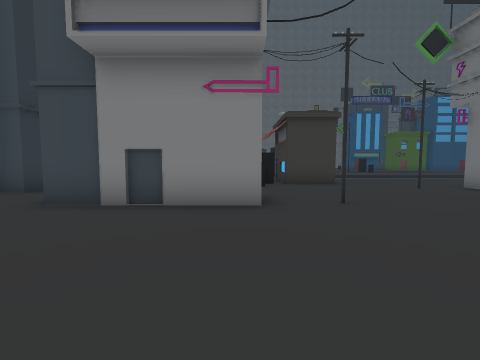
view 1 (above)

20 first-person views from a walk through a scene from a Unity 3-D project. The camera is 1.5 m above the floor, tilts 4° down and sees 90° across. Doors are open. The floor is counted in squares, 2 m on a side. Each view is taken from the middle of a square. On the plan, view 1 faces up. The plan holds only what a view shows up to about 9 squares ahead; the rest is blank. The place goes on beyond the plan. The player is left out. Some surface patterns are stand-ins.

view 2
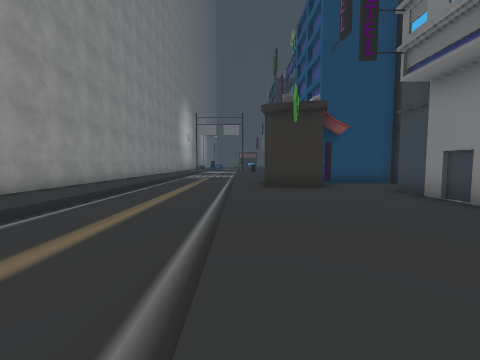

view 3
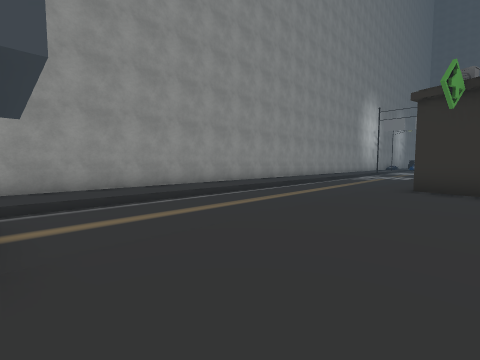

view 4
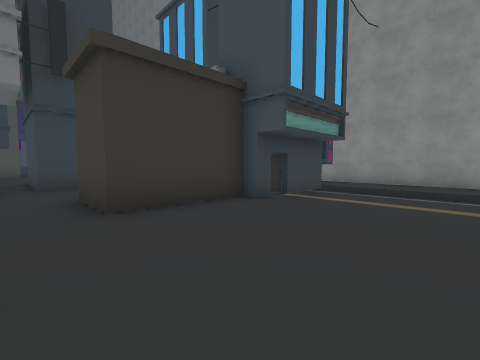

view 5
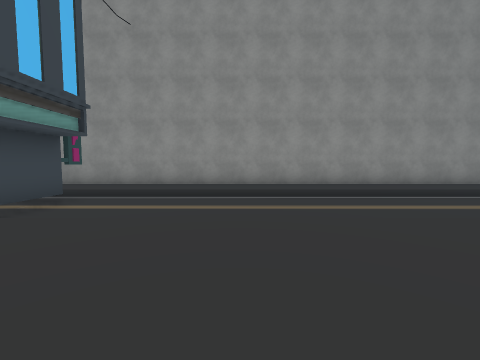

view 6
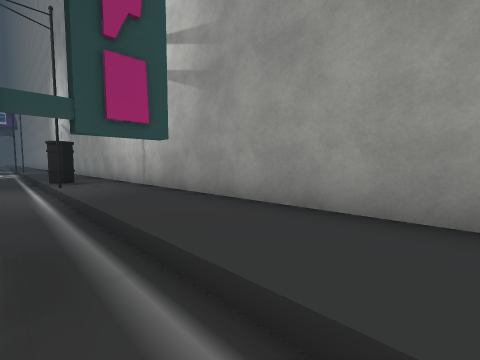

view 7
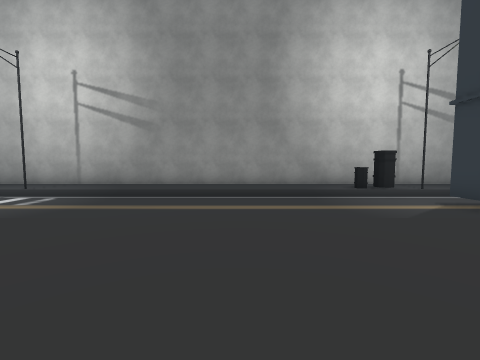

view 8
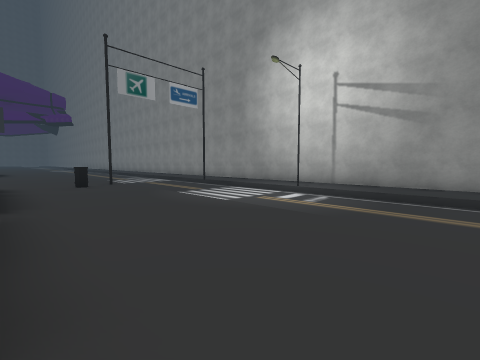

view 9
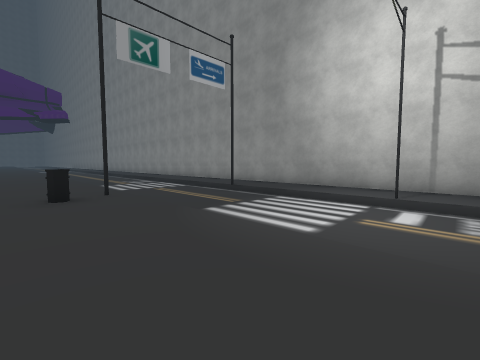

view 10
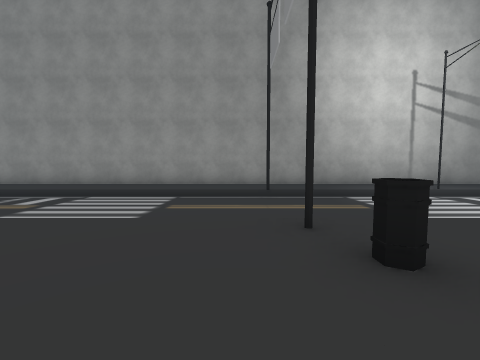

view 11
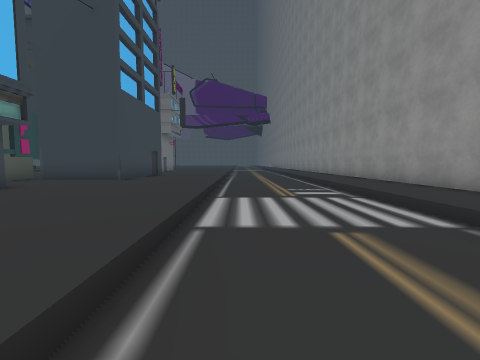

view 12
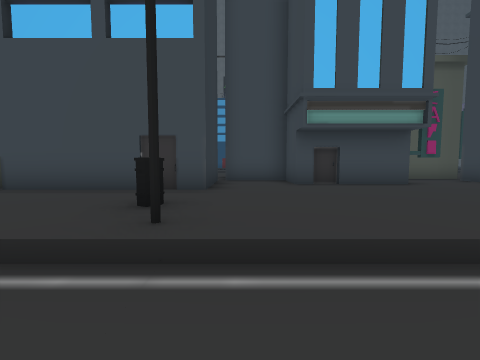

view 13
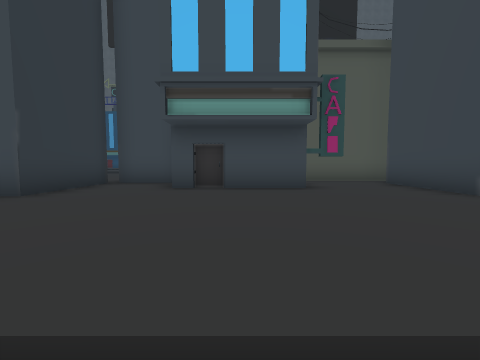

view 14
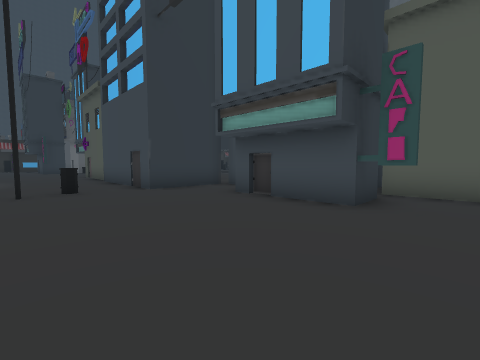

view 15
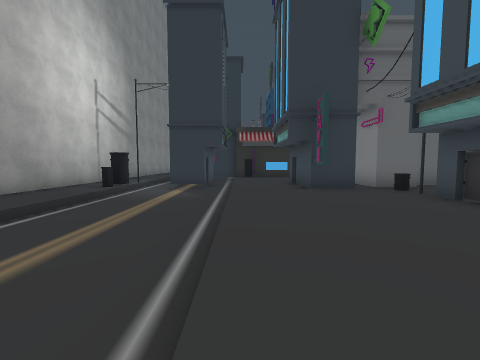

view 16
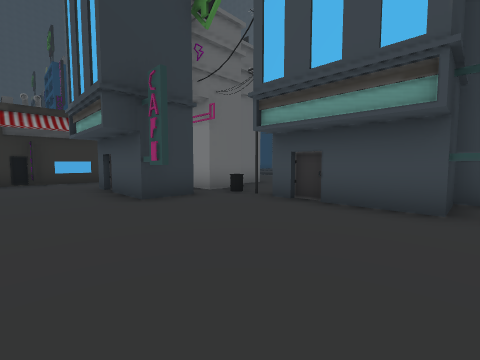

view 17
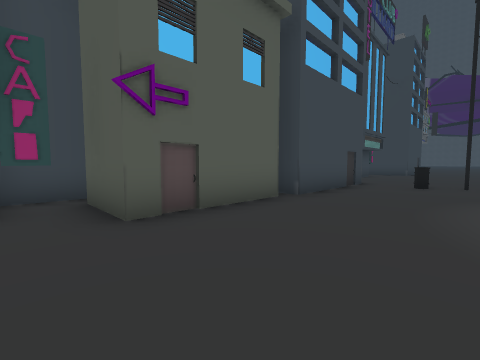

view 18
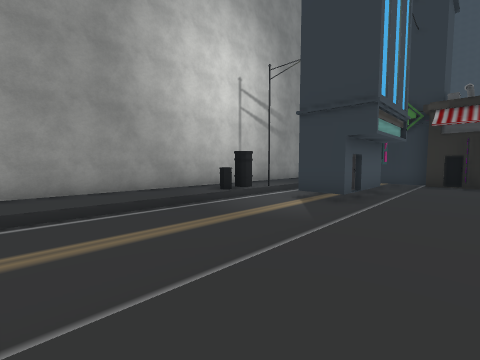

view 19
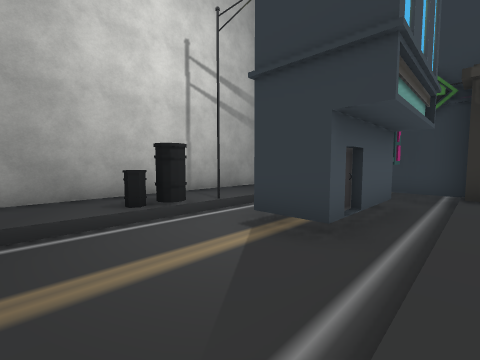

view 20
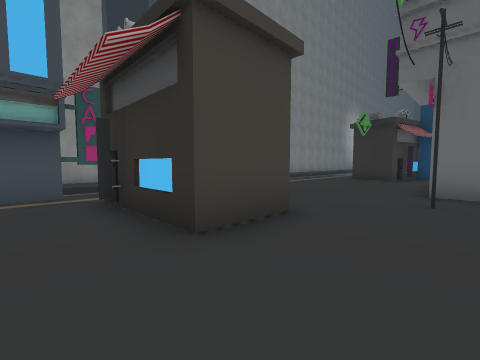

### Floor plan
Key: @ floor where view 1 was taken; # wall or solid block; . main floor; - floor 0.5 m lower than the main floor; / step, stairs or slope; H house; B bin; C column; O other object.
Columns run from 6 left of view 1 to 34 right of it. Each row starts with its distance up from view 1.
  9        .H#....
  8        B......                      #  H
  7 H      ......H  ..                  ####O
  6 #.     ......   ..    ##       #H####...
  5 H.H   #.......  #..## H#  H    #..###..H
  4 H...H.........H...B....#  ##  ##....#H.H
  3 HH........##..####.........####H.......#H
  2  #........##....#HH......................
  1  #........##H..................B.........
  0 ......@...H#.............................
 -1 ----------#---H--------------------------
 -2 ----------#-- ##-------------------------
 -3 ----------/------------------------------
 -4 ///////////////CB/////////C////#/////////
 -5 .........................................
 -6 #########################################

Positions as (right, up) in squares from view 1, and headings:
1: (0, 0), facing up
2: (3, 0), facing left
3: (3, 2), facing down-left
4: (0, 4), facing down-right
5: (-1, 3), facing down
6: (2, -3), facing down-right
7: (14, 3), facing down
8: (16, 3), facing down-right
9: (19, 2), facing down-right
10: (26, 3), facing down
11: (25, -1), facing right
12: (26, -2), facing up
13: (29, -1), facing up
14: (32, 0), facing up-left
15: (18, 0), facing left
16: (16, 0), facing up-left
17: (16, 0), facing up-right
18: (15, 1), facing down-left
19: (12, 0), facing down-left
20: (7, 5), facing down-left
